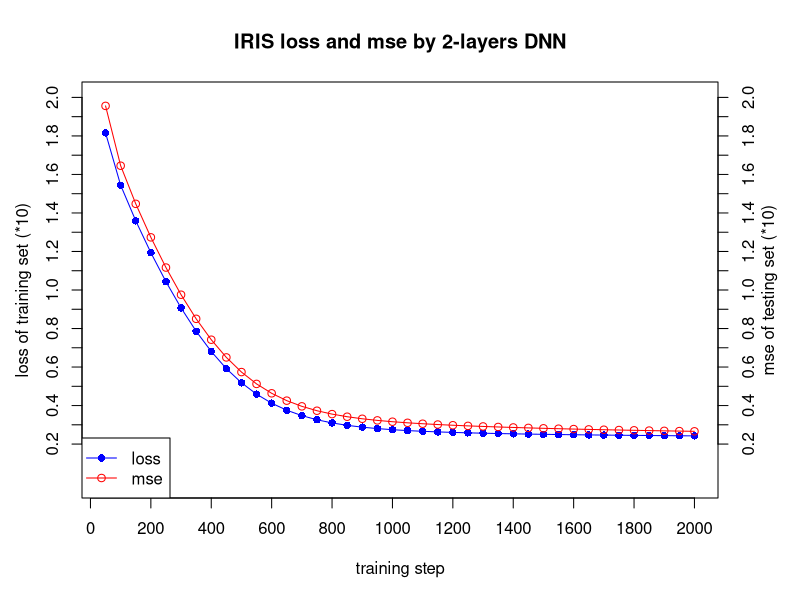

This chart was generated by the following R code:
# Copyright 2016: www.ParallelR.com
# Parallel Blog : R For Deep Learning (I): Build Fully Connected Neural Network From Scratch
# Regression by 2-layers DNN and tested by iris dataset
# Author: Peng Zhao, patric.zhao@gmail.com

# sigmoid
sigmoid <- function(z) {
  g <- 1 / (1 + exp(-1 * z))
  g
}

# Prediction
predict.dnn <- function(model, data = X.test) {
  # new data, transfer to matrix
  new.data <- data.matrix(data)
  
  # Feed Forwad
  hidden.layer <- sweep(new.data %*% model$W1 ,2, model$b1, '+')
  hidden.layer <- sigmoid(hidden.layer)
  score <- sweep(hidden.layer %*% model$W2, 2, model$b2, '+')
  Petal.Width.predicted <- score
  
  return(Petal.Width.predicted)
}

# Train: build and train a 2-layers neural network 
train.dnn <- function(x, y, traindata=data, testdata=NULL,
                      model = NULL,
                      # set hidden layers and neurons
                      # currently, only support 1 hidden layer
                      hidden = c(6), 
                      # max iteration steps
                      maxit = 2000,
                      # delta loss 
                      abstol = 1e-2,
                      # learning rate
                      lr = 1e-2,
                      # regularization rate
                      reg = 1e-4,
                      # show results every 'display' step
                      display = 100,
                      random.seed = 1)
{
  # to make the case reproducible.
  set.seed(random.seed)
  
  # total number of training set
  N <- nrow(traindata)
  
  # extract the data and label
  # don't need atribute 
  X <- unname(data.matrix(traindata[,x]))
  # correct categories represented by integer 
  Y <- traindata[,y]
  
  # create model or get model from parameter
  if(is.null(model)) {
    # number of input features
    D <- ncol(X)
    # only one output node for regression
    K <- 1
    H <-  hidden
    
    # create and init weights and bias 
    W1 <- matrix(rnorm(D*H), nrow=D, ncol=H)/sqrt(D*H)
    b1 <- matrix(0, nrow=1, ncol=H)
    
    W2 <- matrix(rnorm(H*K), nrow=H, ncol=K)/sqrt(H*K)
    b2 <- matrix(0, nrow=1, ncol=K)
  } else {
    D  <- model$D
    K  <- model$K
    H  <- model$H
    W1 <- model$W1
    b1 <- model$b1
    W2 <- model$W2
    b2 <- model$b2
  }
  
  # use all train data to update weights since it's a small dataset
  batchsize <- N
  # init loss to a very big value
  loss <- 100000
  
  # Training the network
  i <- 0
  while(i < maxit && loss > abstol) {
    
    # iteration index
    i <- i +1
    
    # forward ....
    # 1 indicate row, 2 indicate col
    hidden.layer <- sweep(X %*% W1 ,2, b1, '+')
    # neurons : sigmoid
    hidden.layer <- sigmoid(hidden.layer)
    score <- sweep(hidden.layer %*% W2, 2, b2, '+')
    Petal.Width <- score
    
    # compute the loss
    dif <- Petal.Width - Y
    data.loss <- (t(dif) %*% dif) / (2 * N)
    reg.loss   <- 0.5*reg* (sum(W1*W1) + sum(W2*W2))
    loss <- data.loss + reg.loss
    
    # display results and update model
    if( i %% display == 0) {
      if(!is.null(testdata)) {
        model <- list( D = D,
                       H = H,
                       K = K,
                       # weights and bias
                       W1 = W1, 
                       b1 = b1, 
                       W2 = W2, 
                       b2 = b2)
        Petal.Width <- predict.dnn(model, testdata[,-y])
        dif <- Petal.Width - testdata[,y]
        mse <- (t(dif) %*% dif) / (2 * N)
        cat(i, loss, mse, "\n")
      } else {
        cat(i, loss, "\n")
      }
    }
    
    # backward ....
    dscores <- Petal.Width - Y
    dscores <- dscores / batchsize
    
    dW2 <- t(hidden.layer) %*% dscores 
    db2 <- colSums(dscores)
    
    dhidden <- dscores %*% t(W2)
    
    dW1 <- dhidden * (hidden.layer * (1-hidden.layer))
    dW1 <- t(X) %*% dW1
    
    db1 <- dhidden * (hidden.layer * (1-hidden.layer))
    db1 <- colSums(db1)
    
    # update ....
    dW2 <- dW2 + reg*W2
    dW1 <- dW1 + reg*W1
    
    W1 <- W1 - lr * dW1
    b1 <- b1 - lr * db1
    
    W2 <- W2 - lr * dW2
    b2 <- b2 - lr * db2
    
    
    
  }
  
  # final results
  # creat list to store learned parameters
  # you can add more parameters for debug and visualization
  # such as residuals, fitted.values ...
  model <- list( D = D,
                 H = H,
                 K = K,
                 # weights and bias
                 W1= W1, 
                 b1= b1, 
                 W2= W2, 
                 b2= b2)
  
  return(model)
}

########################################################################
# testing
#######################################################################
set.seed(1)

# 0. split data into test/train
samp <- c(sample(1:50,25), sample(51:100,25), sample(101:150,25))

# 1. EDA
data <- iris
data <- iris[,-5]
summary(data)
# 2. train model
Petal.Width.model <- train.dnn(x=1:3, y=4, traindata=data[samp,], testdata=data[-samp,], hidden=4, maxit=2000, display=50)
# ir.model <- train.dnn(x=1:3, y=4, traindata=iris[samp,], hidden=4, maxit=2000, display=50)

# 3. prediction
# To make the code clear, I don't write this change into predict.dnn function.
Petal.Width.dnn <- predict.dnn(Petal.Width.model, data[-samp, -4])

#mse
test <- data[-samp,]
m <- length(test[,4])
dif <- Petal.Width.dnn - test[,4]
mse <- (t(dif) %*% dif) / (2 * m)
mse #0.02664111

# Visualization
# the output from screen, copy and paste here.
data1 <- ("i loss mse
          50 0.1815593 0.1955971 
100 0.1543977 0.1645302 
          150 0.1359293 0.1447406 
          200 0.1193753 0.1273414 
          250 0.1043159 0.1116563 
          300 0.09069428 0.09754797 
          350 0.07858586 0.08504139 
          400 0.06807212 0.07418793 
          450 0.05917428 0.0649938 
          500 0.05183076 0.05739113 
          550 0.04590674 0.05124195 
          600 0.04122019 0.04636106 
          650 0.03757053 0.04254354 
          700 0.03476154 0.03958798 
          750 0.03261592 0.03731178 
          800 0.03098245 0.03555882 
          850 0.02973758 0.03420151 
          900 0.02878368 0.03313912 
          950 0.02804566 0.03229441 
          1000 0.02746694 0.03160948 
          1050 0.02700568 0.03104186 
          1100 0.02663133 0.03056087 
          1150 0.02632181 0.03014469 
          1200 0.02606127 0.02977792 
          1250 0.02583831 0.02944974 
          1300 0.02564474 0.02915253 
          1350 0.02547455 0.02888083 
          1400 0.02532334 0.02863066 
          1450 0.02518775 0.02839903 
          1500 0.02506522 0.0281836 
          1550 0.02495374 0.02798249 
          1600 0.02485169 0.02779412 
          1650 0.02475776 0.02761717 
          1700 0.02467087 0.02745047 
          1750 0.02459011 0.02729302 
          1800 0.02451474 0.02714392 
          1850 0.02444412 0.02700239 
          1900 0.02437769 0.02686773 
          1950 0.024315 0.02673932 
          2000 0.02425565 0.0266166 ")

data.v <- read.table(text=data1, header=T)
par(mar=c(5.1, 4.1, 4.1, 4.1))
plot(x=data.v$i, y=10*(data.v$loss), type="o", col="blue", pch=16, 
     main="IRIS loss and mse by 2-layers DNN",
     ylim=c(0, 2.0),
     xlab="",
     ylab="",
     axe =F)
lines(x=data.v$i, y=10*data.v$mse, type="o", col="red", pch=1)
box()
axis(1, at=seq(0,2000,by=200))
axis(4, at=seq(0.2,2.0,by=0.1))
axis(2, at=seq(0.2,2.0,by=0.1))
mtext("training step", 1, line=3)
mtext("loss of training set (*10)", 2, line=2.5)
mtext("mse of testing set (*10)", 4, line=2)

legend("bottomleft", 
       legend = c("loss", "mse"),
       pch = c(16,1),
       col = c("blue","red"),
       lwd=c(1,1)
)